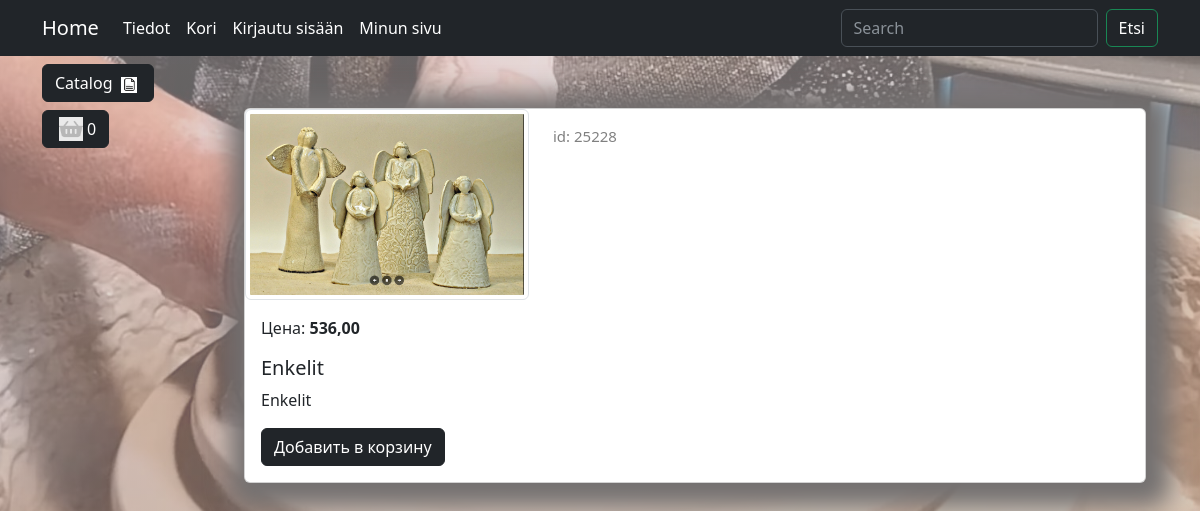
Screenshot of /goods/product/enkelit/ with the database file from the repository.
### goods/models.py (models this page shows, shortened)
class Product(models.Model):
    name=models.CharField(max_length=150, verbose_name='Nimi')
    slug = models.SlugField(max_length=200, unique=True, blank=True, null=True, verbose_name='URL')
    description=models.TextField(blank=True, null=True, verbose_name='Kuvaus')
    price=models.DecimalField(default=0.00, max_digits=7, decimal_places=2, verbose_name='Hinta')
    discount_price=models.DecimalField(default=0.00, max_digits=4, decimal_places=2, verbose_name='Alennettu hinta')
    image=models.ImageField(upload_to='goods_images', blank=True, null=True, verbose_name='Kuva')
    quantity=models.IntegerField(default=0, verbose_name='Määrä')
    category=models.ForeignKey(to=Category, on_delete=models.CASCADE, verbose_name='Kategoria')
    class Meta:
        verbose_name = 'Tuote'
        verbose_name_plural = 'Tuotteet'
    def display_id(self):
        return f'{25225+self.id:05}'
    def sell_price(self):
        if self.discount_price:
            return round(self.price-self.price*self.discount_price/100, 2)
        return self.price

### goods/views.py (the view)
# urls.py: path('product/<slug:product_slug>/', views.product, name='product'),
def product(request, product_slug=False, product_id=False):
    if product_id:
        product = Product.objects.get(id=product_id)
    else:
        product = Product.objects.get(slug=product_slug)
    context = {
        'product': product,
    }
    return render(request, 'goods/product.html', context=context)

### goods/templatetags/goods_tags.py (called while the page is built)
@register.simple_tag
def tag_category():
    return Category.objects.all()

### goods/templates/goods/product.html (shortened to what this page needs)
{% extends "main/base.html" %}
{% load static %}
{% block container %}
<div class="container mt-5">
    <div class="card mb-4 custom-shadow">
        <div class="row">
            <div class="col-md-4">
                <img src="{{product.image.url}}"
                    class="img-thumbnail" data-bs-toggle="modal" data-bs-target="#imageModal1">
            </div>
            <div class="col-md-4 ">
                <p class="product_id mt-3">id: {{product.display_id}}</p>
            </div>
        </div>
        <div class="card-body">
            <p class="card-text">Цена: <strong>{{ product.sell_price }}</strong></p>
            <h5 class="card-title">{{ product.name }}</h5>
            <p class="card-text">{{ product.description }}</p>
            <a href="#" class="btn btn-dark add-to-cart">Добавить в корзину</a>
        </div>
    </div>
</div>
{% endblock %}

### static/deps/css/my_css.css (style rules this page uses)
body { background-image: url("../images/bg-image6.jpg"); background-image: linear-gradient(rgba(208, 203, 203, 0.5), rgba(151, 146, 146, 0.5)), url("../images/bg-image6.jpg"); background-repeat: no-repeat; background-attachment: fixed; background-position: center center; background-size: cover; }
.custom-shadow { box-shadow: 5px 5px 25px 19px #737070; }
.product_id { color: gray; font-size: 15px; }

### rows the page displays
Product: image (picture), display_id "25228", sell_price "536,00", name "Enkelit", description "Enkelit"
